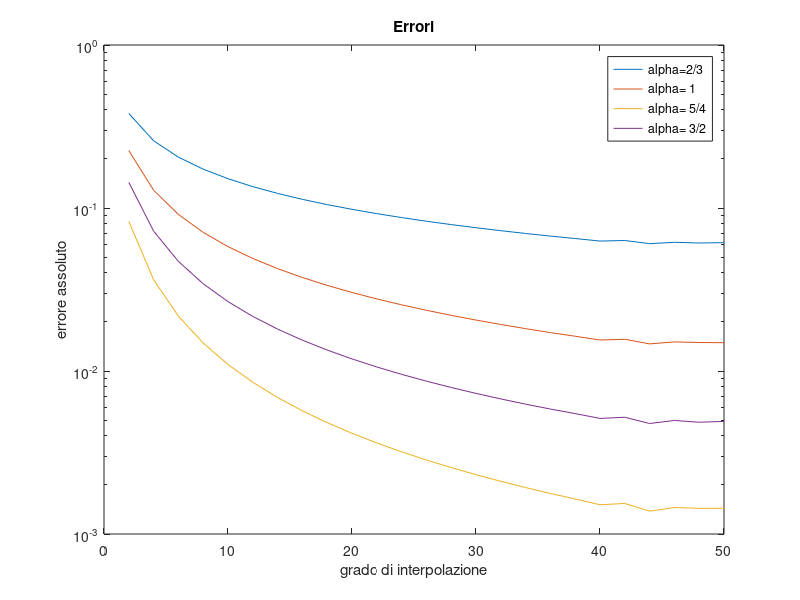
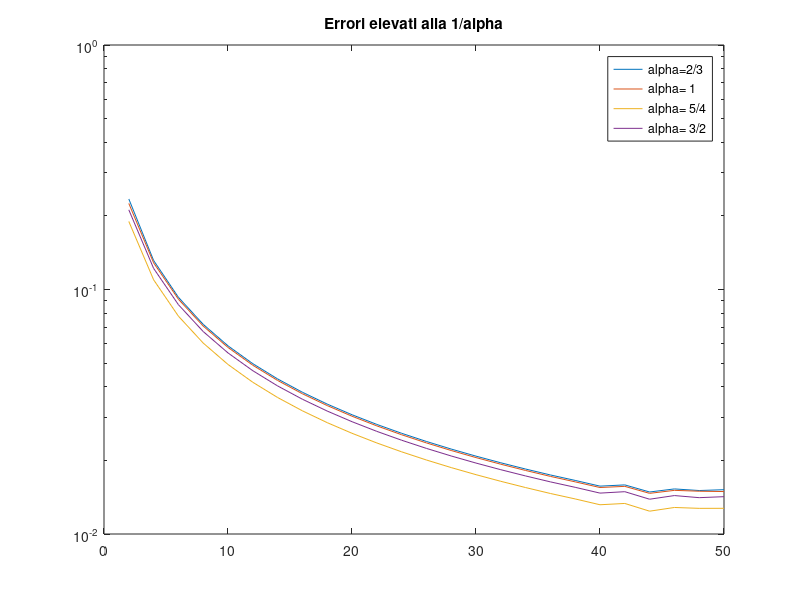

Write the MATLAB code that produced these figures, in order.
clear all
close all

% dati globali
a=-1;b=1; % estremi intervallo
alphas=[2/3,1,3/2,5/4];
m=5001; % num punti valutazione
degs=2:2:50; % gradi polinomiali considerati

%% corpo dell'esperimento
xeval=linspace(a,b,m);
E_cheb=zeros(length(degs),length(alphas));
k=0;
for alpha=alphas
    f = @(x) abs(x).^alpha;
    f_eval = f(xeval)';
    j = 0;
    k = k+1;
    for n=degs
        N = 2*n^2
        j = j+1;
        xinterp_cheb=(b-a)/2.*cos((2*(N-1:-1:0)+1)./(2*(N-1)+2)*pi)+(b+a)/2; % pti di Chebyshev
        yinterp_cheb = f(xinterp_cheb);

        p = polyfit(xinterp_cheb,yinterp_cheb,n);
        yeval_cheb = polyval(p,xeval)';

        E_cheb(j,k) = max(abs(yeval_cheb-f_eval));
    end
end
%% grafico errori

figure(2);
semilogy(degs,E_cheb);
xlabel('grado di interpolazione');
ylabel('errore assoluto')
legend('alpha=2/3','alpha= 1','alpha= 5/4','alpha= 3/2');
title('Errori')
hold off
%%
figure(3);
semilogy(degs,E_cheb.^(1./alphas));
legend('alpha=2/3','alpha= 1','alpha= 5/4','alpha= 3/2');
title('Errori elevati alla 1/alpha')
hold off
